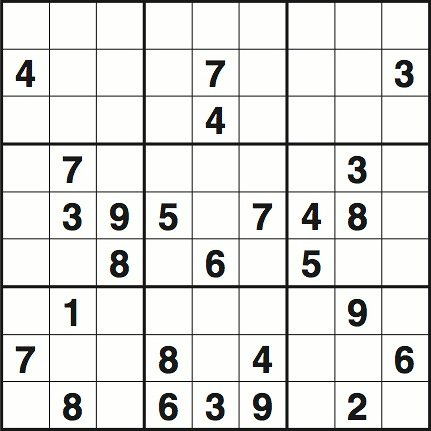
#> input picture 3446.jpg, 431 x 431 px
$ python OLDsudoku.py   (older library calls are emulated)
#> lines starting #> are read from the running program, lines starting #| are printed output that depends on the picture
### PyNet.py
import numpy as np
import csv
import xml.etree.ElementTree as ET
import math
import random

class NeuralNetwork:

	def __init__(self,input_data_path ="",training_data_path = "", weights_data_path = "",init_weight_config =[]):

		if(training_data_path != ""):
			self.set_train_data(training_data_path)

		if(input_data_path != ""):
			self.set_input_data(input_data_path)

		if(weights_data_path != ""):
			self.set_weights_from_file(weights_data_path)

		if(len(init_weight_config) != 0 ):
			self.initialise_weights(init_weight_config)

	def set_train_data(self,training_data_path):
		self.train_inputs,self.train_outputs = self.import_data(training_data_path,True)

	def set_input_data(self,input_data_path):
		self.input_data = self.import_data(input_data_path,False)

	def set_weights_from_file(self,weights_data_path):
		self.layer_weights = self.get_weights_from_file(weights_data_path)

	# [16 lines left out: function initialise_weights, not called in this run]


	#activation functions
	def sigmoid(self,x):
		return 1/(1 + np.exp(-x))

	def Deriv_Sigmoid(self,x):
		sig_x = self.sigmoid(x)
		return sig_x*(1 - sig_x)


	#Neural Network Processing Functions
	# [113 lines left out: functions get_next_layer, forward_pass, train_back_prop, layer_weights_to_file, not called in this run]


	def get_weights_from_file(self,file_path):
		weights= []

		tree = ET.parse(file_path)
		root = tree.getroot()

		for layer in root:
			node_list = []
			for node in layer:
				weight_list = []
				for weight in node:
					weight_list.append(float(weight.text))
				node_list.append(weight_list[:])
			weights.append(np.matrix(node_list[:]))

		return weights


	def import_data(self,file_path,training=False):
		input_list = []
		output_list = []

		with open(file_path, 'r') as f:
			for line in f:
				line_array = line.rstrip().split(",||,")

				input_list.append([float(i) for i in (line_array[0].split(","))])

				if(training):
					output_list.append([float(i) for i in (line_array[1].split(","))])

		if(training):
			return np.matrix(input_list),np.matrix(output_list)
		else:
			return np.matrix(input_list)

	# [56 lines left out: functions save_results, train_net, run_net, not called in this run]

### OLDsudoku.py
from PyNet import NeuralNetwork
import sudoku
import math
import numpy as np
from PIL import Image
import os

class move_state:
	# [7 lines left out: function __init__, not called in this run]

	def __str__(self):
		return "("+str(self.coord)+": "+str(self.set_value)+" furthers: "+str(len(self.further_moves_list))+")"

	def __repr__(self):
		return "("+str(self.coord)+": "+str(self.set_value)+" furthers: "+str(len(self.further_moves_list))+")"

# [289 lines left out: functions make_possibles_matrix, make_sqaures_sets_array, determine_elements_square, determine_square_first_element_coord, determine_square_element_respect_to_index, create_sets_arrays and 5 more, not called in this run]

def determine_black_or_white(r,g,b):
	mean = (int(r)+int(g)+int(b))/3

	return (0 if (mean < 128) else 1)

def image_resize(file_path,width=180):

#> called with file_path = '3446.jpg', width = 180
	outfile = "temp_img.jpg"
	try:
		with Image.open(file_path,"r") as im:
#> im is the input picture: PIL image 431x431 RGB; mean R, G, B 224.7, 224.9, 222.9
			current_width,current_height = im.size
#> current_width = 431; current_height = 431
			new_height = round((width/current_width) * current_height)
#> new_height = 180
			size =  width, new_height
#> size = (180, 180)
			im.thumbnail(size, Image.ANTIALIAS)
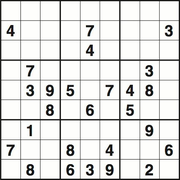
#> im: PIL image 180x180 RGB; mean R, G, B 223, 223.1, 221.5
			im.save(outfile, "JPEG")
	except IOError:
		print ("cannot create thumbnail for '%s'" % file_path)

	return outfile

def create_tile_inputs_matrx(file_path,width_in_pix,width_in_tiles=9):
	with Image.open(image_resize(file_path,width_in_pix)) as im:

		rgb_list = list(im.getdata())
#> rgb_list = 32400 items

		r_index = 0
		c_index = 0

		tile_size = int(width_in_pix / width_in_tiles)


		pixel_list = [0]*(tile_size*tile_size)
		tile_list =  [0] * (width_in_tiles*width_in_tiles)

		for i in range(0,len(tile_list)):
			tile_list[i] = pixel_list[:]


		current_r = 1
		current_c = 0

		for pixel_index in range(0,len(rgb_list)):
			current_c += 1

			if(current_c > width_in_pix):
				current_c = 1
				current_r += 1


			tile_r_index = (current_r-1) // tile_size
			tile_c_index = (current_c-1) // tile_size

			t_index = (tile_c_index) + (width_in_tiles * tile_r_index)

			pix_r_index = (current_r - (tile_r_index * tile_size))-1
			pix_c_index = (current_c - (tile_c_index * tile_size))-1


			pix_index = pix_c_index  + (tile_size * pix_r_index)


			pix_colour = determine_black_or_white(rgb_list[pixel_index][0],rgb_list[pixel_index][1],rgb_list[pixel_index][2])

			tile_list[t_index][pix_index] = pix_colour
#> this loop made 32400 passes
#> (tile_c_index, t_index, pix_c_index, pix_index, mean in determine_black_or_white) on passes 1 to 6: (0, 0, 0, 0, 39.33), (0, 0, 1, 1, 19.33), (0, 0, 2, 2, 2.33), (0, 0, 3, 3, 19.33), (0, 0, 4, 4, 21.33), (0, 0, 5, 5, 12.33)
#> after the loop, current_c = 180; current_r = 180; tile_list = 81 items

	return tile_list


def output_to_file(file_path,width,output_file,outputs=""):
	input_list = create_tile_inputs_matrx(file_path,width)
#> input_list = 81 items


	with open(output_file,"a") as fileoutput:
		for i in range(0,81):
			output_line = ""
			output_line += ",".join([str(x) for x in input_list[i]]).replace("[","").replace("]","")
			if(outputs != ""):
				output_line += ",||,"
				output_line += str(outputs[i]).replace("[","").replace("]","")
			output_line += "\n"

			fileoutput.write(output_line)

def solve_sudoku(sudoku_image_path):
	output_to_file(sudoku_image_path,180,"temp_inputs.csv")

	NN = NeuralNetwork(input_data_path = "temp_inputs.csv",weights_data_path ="sudoku_number_weights.xml")

	NN.run_net()


	values = [0] *9

	row_count = -1
	column_count = 9


	for i in range(0,81):
		output_list = NN.output_data[i][0,:].tolist()[0]
		if(column_count == 9):
			column_count = 1
			row_count += 1
			values[row_count] = []
		else:
			column_count += 1

		values[row_count].append(output_list.index(max(output_list)))

	solve_sudoku_from_array(np.array(values))

#> (the run stopped early here; a loop or call above may not have finished)

$ run again, with 3451.jpg copied over 3446.jpg
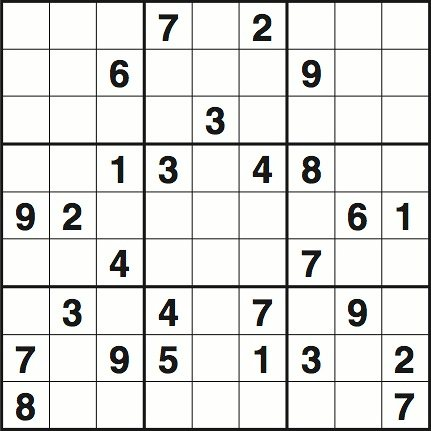
#> input picture 3451.jpg, 431 x 431 px
#> in image_resize, im is the input picture: PIL image 431x431 RGB; mean R, G, B 224.8, 225, 223
#> in image_resize, `im.thumbnail(size, Image.ANTIALIAS)`:
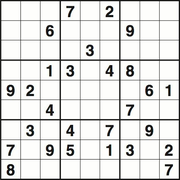
#> im: PIL image 180x180 RGB; mean R, G, B 223.1, 223.3, 221.6
#> rgb_list = 32400 items
#> the loop in create_tile_inputs_matrx, `for pixel_index in range(0,len(rgb_list)):` made 32400 passes
#> after the loop in create_tile_inputs_matrx, `for pixel_index in range(0,len(rgb_list)):`: current_c = 180; tile_list = 81 items

$ run again, with 3453.jpg copied over 3446.jpg
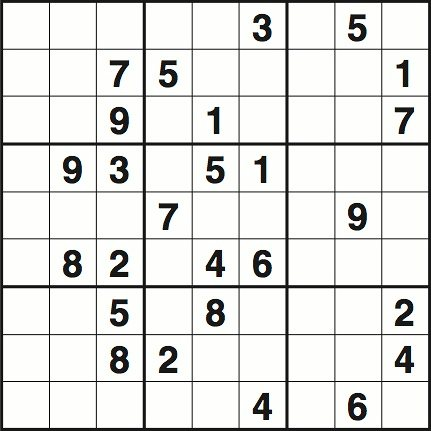
#> input picture 3453.jpg, 431 x 431 px
#> in image_resize, im is the input picture: PIL image 431x431 RGB; mean R, G, B 224.9, 225.2, 223.2
#> in image_resize, `im.thumbnail(size, Image.ANTIALIAS)`:
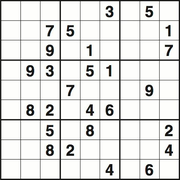
#> im: PIL image 180x180 RGB; mean R, G, B 223.2, 223.4, 221.8
#> rgb_list = 32400 items
#> the loop in create_tile_inputs_matrx, `for pixel_index in range(0,len(rgb_list)):` made 32400 passes
#> after the loop in create_tile_inputs_matrx, `for pixel_index in range(0,len(rgb_list)):`: current_c = 180; tile_list = 81 items

$ run again, with 3454.jpg copied over 3446.jpg
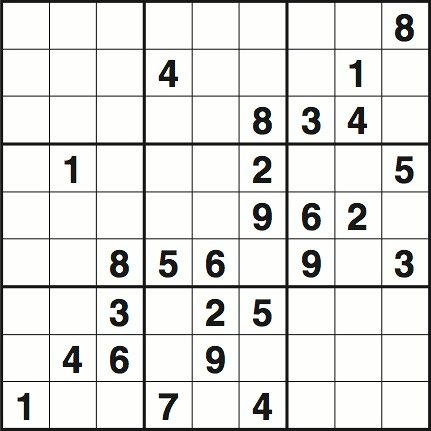
#> input picture 3454.jpg, 431 x 431 px
#> in image_resize, im is the input picture: PIL image 431x431 RGB; mean R, G, B 224.7, 225, 223
#> in image_resize, `im.thumbnail(size, Image.ANTIALIAS)`:
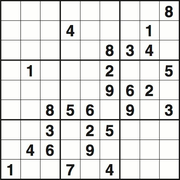
#> im: PIL image 180x180 RGB; mean R, G, B 223, 223.2, 221.6
#> rgb_list = 32400 items
#> the loop in create_tile_inputs_matrx, `for pixel_index in range(0,len(rgb_list)):` made 32400 passes
#> after the loop in create_tile_inputs_matrx, `for pixel_index in range(0,len(rgb_list)):`: current_c = 180; tile_list = 81 items
